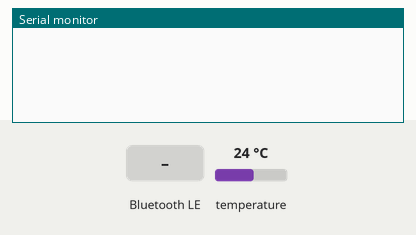
A sketch run on a simulated ESP32. Shown: the last lines printed to the serial monitor. Inputs (shaded band) come from the test bench; at power-on: temperature 24 °C. Nothing arrives over Bluetooth unless stated; a phone connects over Bluetooth LE 3 s after start.

Above: at 2.2 s.
2.3 s: Bluetooth LE write "od" received
At 2.9 s:
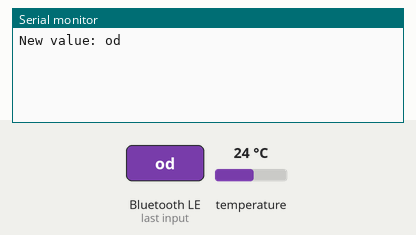
4.5 s: Bluetooth LE write "pair" received
At 5.0 s:
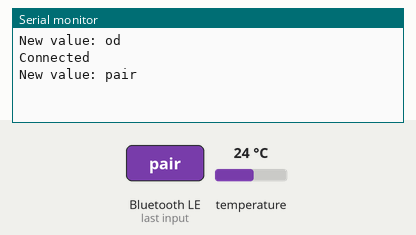
6.0 s: Bluetooth LE write "1" received
At 7.3 s:
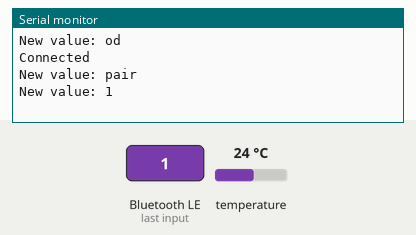

The sketch:

temperature_sensor_esp32.ino
```cpp
// Define the MAC address of the receiver ESP32
//uint8_t mainBoardMacAddress[] = { 0xAA, 0xBB, 0xCC, 0xDD, 0xEE, 0xFF };
#define TEMPERATURE_SENSOR_PIN 13  // Temperature sensor data pin

#include "temperature.h"
#include "ble_server.h"

void setup() {
  Serial.begin(115200);

  configBLE();


}

void loop() {
  delay(100);
}
```

ble_server.h
```cpp
#include <BLEDevice.h>  // Required Library
#include <BLEServer.h>  // Required Library

// Define service and all characteristic uuid
#define SERVICE_UUID "4fafc201-1fb5-459e-8fcc-c5c9c331914b"
#define CHAR_UUID "4a37b01d-364e-44d9-9335-770e2025b29f"

#define TAG "t:"

BLEServer* pServer = NULL;  // BLEServer object creation

// All charateristic object creation
BLECharacteristic* characteristic = NULL;

bool deviceConnected = false;

String receivedData;

// Callback function for checking the BLE is connected to anything or not
class MyServerCallbacks : public BLEServerCallbacks {
  void onConnect(BLEServer* pServer) {
    deviceConnected = true;
    Serial.println("Connected");
  };

  void onDisconnect(BLEServer* pServer) {
    deviceConnected = false;
    pServer->startAdvertising();
  }
};

// Function for sending data on desired characteristic
void send_data(String data2) {
  String data = TAG + data2;
  characteristic->setValue(data.c_str());  // sending from esp32
  characteristic->notify();                // Notify the client for receiving data
}

// Callback function for receiving data from client and process it
class MyCallbacks : public BLECharacteristicCallbacks {
  void onWrite(BLECharacteristic* pCharacteristic) {
    std::string value = pCharacteristic->getValue();
    receivedData = "";
    if (value.length() > 0) {
      for (int i = 0; i < value.length(); i++) {
        receivedData += value[i];
      }
      Serial.print("New value: ");
      Serial.println(receivedData);
      if (receivedData == "od") {
        float pHValue = readTemperature();
        send_data((String) pHValue);

      }
      else if (receivedData == "pair") {
        send_data("pair");
      }
    }
  }
};

// Function for creating a service and multiple characteristics and configure BLE in esp32
void configBLE() {
  BLEDevice::init("ESP-32 BLE");                   // BLE Initialization
  pServer = BLEDevice::createServer();             // Create a BLE Server
  pServer->setCallbacks(new MyServerCallbacks());  // Set the callback function for checking the device is connected or not

  BLEService* pService = pServer->createService(SERVICE_UUID);  // Create a service on the server

  // Create characteristic for EC value
  characteristic = pService->createCharacteristic(
    CHAR_UUID, BLECharacteristic::PROPERTY_READ
                 | BLECharacteristic::PROPERTY_WRITE | BLECharacteristic::PROPERTY_NOTIFY);

  characteristic->setCallbacks(new MyCallbacks());

  pService->start();  // Start the server

  // Start advertisment
  pServer->getAdvertising()->addServiceUUID(pService->getUUID());
  pServer->getAdvertising()->start();

  delay(1000);
}
```

temperature.h
```cpp
#include <OneWire.h>  // Required Library

//Temperature chip i/o
OneWire ds(TEMPERATURE_SENSOR_PIN);  // Object creation

// Function for reading temperature
float readTemperature() {
  //returns the temperature from one DS18S20 in DEG Celsius

  byte data[12];
  byte addr[8];

  if (!ds.search(addr)) {
    //no more sensors on chain, reset search
    ds.reset_search();
    return -1000;
  }

  if (OneWire::crc8(addr, 7) != addr[7]) {
    Serial.println("CRC is not valid!");
    return -1000;
  }

  if (addr[0] != 0x10 && addr[0] != 0x28) {
    Serial.print("Device is not recognized");
    return -1000;
  }

  ds.reset();
  ds.select(addr);
  ds.write(0x44, 1);  // start conversion, with parasite power on at the end

  ds.reset();
  ds.select(addr);
  ds.write(0xBE);  // Read Scratchpad


  for (int i = 0; i < 9; i++) {  // we need 9 bytes
    data[i] = ds.read();
  }

  ds.reset_search();

  byte MSB = data[1];
  byte LSB = data[0];

  float tempRead = ((MSB << 8) | LSB);  //using two's compliment
  float TemperatureSum = tempRead / 16;

  return TemperatureSum;
}
```

Measured:
- after the input at 2.3 s, the serial monitor: prints a new line after 0.05 s (image 1)
- after the input at 4.5 s, the serial monitor: prints a new line after 0.05 s (image 2)
- after the input at 6.0 s, the serial monitor: prints a new line after 0.05 s (image 3)
